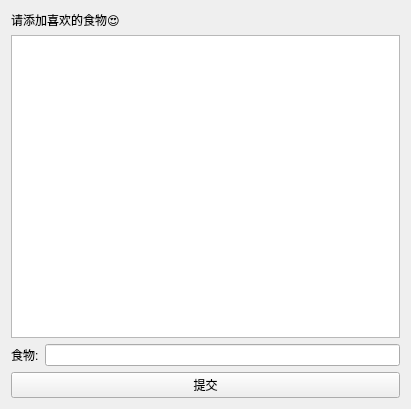
<?xml version="1.0" encoding="UTF-8"?>
<ui version="4.0">
 <class>Form</class>
 <widget class="QWidget" name="Form">
  <property name="geometry">
   <rect>
    <x>0</x>
    <y>0</y>
    <width>411</width>
    <height>409</height>
   </rect>
  </property>
  <property name="windowTitle">
   <string>like_food</string>
  </property>
  <layout class="QVBoxLayout" name="verticalLayout">
   <item>
    <widget class="QLabel" name="label">
     <property name="text">
      <string>请添加喜欢的食物😍</string>
     </property>
    </widget>
   </item>
   <item>
    <widget class="QListWidget" name="listWidget_food"/>
   </item>
   <item>
    <layout class="QHBoxLayout" name="horizontalLayout">
     <item>
      <widget class="QLabel" name="label_2">
       <property name="text">
        <string>食物:</string>
       </property>
      </widget>
     </item>
     <item>
      <widget class="QLineEdit" name="lineEdit_food"/>
     </item>
    </layout>
   </item>
   <item>
    <widget class="QPushButton" name="pushButton">
     <property name="text">
      <string>提交</string>
     </property>
    </widget>
   </item>
  </layout>
 </widget>
 <resources/>
 <connections/>
</ui>
